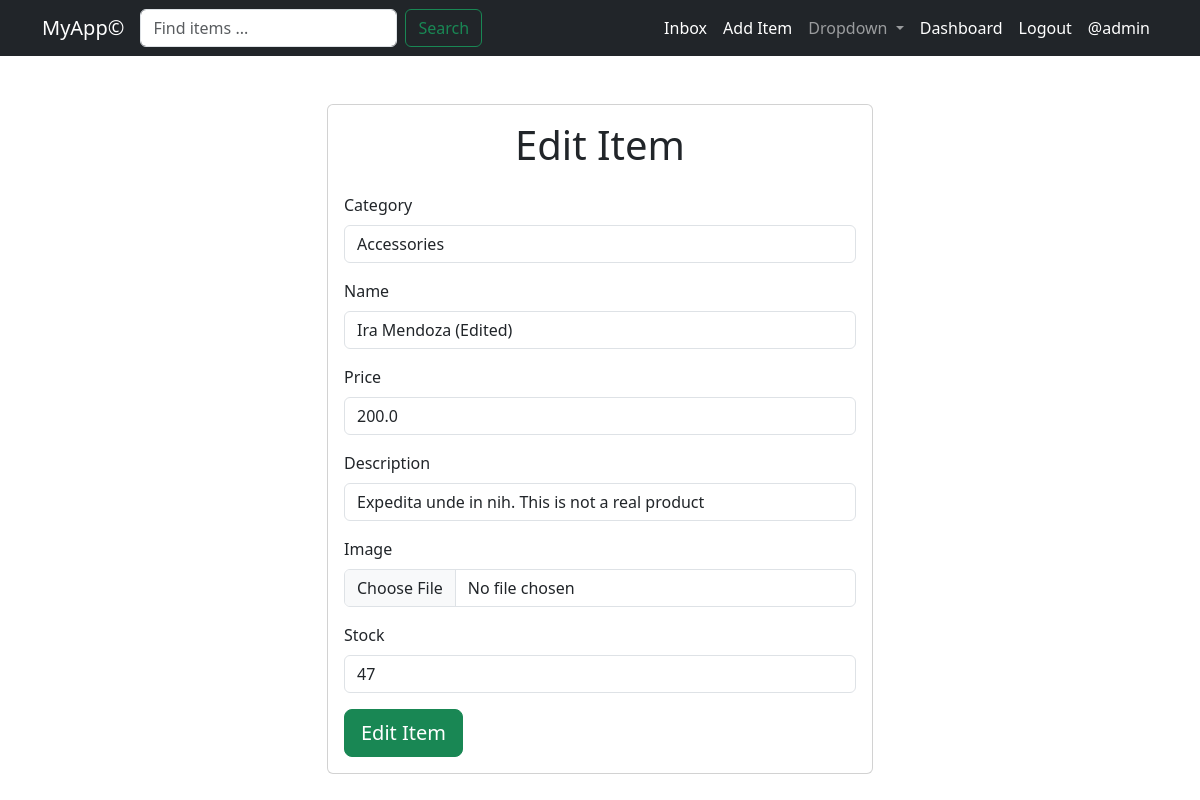
The app's page /edit/7/ (signed in) with its own data.
### products/models.py (models this page shows, shortened)
class Product(models.Model):
    category = models.ForeignKey(Category, related_name="products", on_delete=models.CASCADE)
    name = models.CharField(max_length=50)
    price = models.FloatField()
    description = models.TextField()
    image = models.ImageField(upload_to="product_pics")
    created_by = models.ForeignKey(User, related_name="products", on_delete=models.CASCADE)
    created_at = models.DateTimeField(auto_now_add=True)
    is_sold = models.BooleanField(default=False)
    stock = models.IntegerField()
    class Meta:
        ordering = ["name"]

### products/views.py (the view)
# urls.py: path("edit/<int:pk>/", views.edit_item, name="edit_item"),
def edit_item(request, pk):
    item = get_object_or_404(Product, pk=pk, created_by=request.user)
    form = EditItemForm(instance=item)
    if request.method == "POST":
        form = EditItemForm(request.POST, request.FILES, instance=item)
        if form.is_valid():
            form.save()
            return redirect("products:detail", pk=item.id)
    context = {
        "form": form,
        "title": "Edit Item"
    }
    return render(request, "products/form.html", context)

### products/forms.py
class EditItemForm(forms.ModelForm):
    class Meta:
        model = Product
        fields = ["category", "name", "price", "description", "image", "is_sold", "stock"]
        widgets = {
            "category": forms.Select(attrs={
                "placeholder": "Select Category",
                "class": "form-control",
            }),
            "name": forms.TextInput(attrs={
                "placeholder": "Product name",
                "class": "form-control",
            }),
            "price": forms.TextInput(attrs={
                "placeholder": "Product price",
                "class": "form-control",
            }),
            "description": forms.TextInput(attrs={
                "placeholder": "Product description",
                "class": "form-control",
            }),
            "image": forms.FileInput(attrs={
                "class": "form-control",
            }),
            "stock": forms.TextInput(attrs={
                "placeholder": "Available stock quantity",
                "class": "form-control",
            }),
        }

### products/models.py (called while the page is built)
    def __str__(self):
        return self.name

### products/templates/products/form.html (shortened to what this page needs)
{% extends "products/base.html" %}
{% block content %}
<div class="container mt-5">
    <div class="col-lg-6 mx-auto">
        <div class="card">
            <div class="card-body">
                <h1 class="mb-4 text-center">{{ title|title}}</h1>
                <form method="post" action=".">
                    <div class="mb-3">
                        <label class="form-label">Category</label>
                        {{ form.category }}
                    </div>
                    <div class="mb-3">
                        <label class="form-label">Name</label>
                        {{ form.name }}
                    </div>
                    <div class="mb-3">
                        <label class="form-label">Price</label>
                        {{ form.price }}
                    </div>
                    <div class="mb-3">
                        <label class="form-label">Description</label>
                        {{ form.description }}
                    </div>
                    <div class="mb-3">
                        <label class="form-label">Image</label>
                        {{ form.image }}
                    </div>
                    <div class="mb-3">
                        <label class="form-label">Stock</label>
                        {{ form.stock }}
                    </div>
                    <button type="submit" class="btn btn-success btn-lg btn-block">{{ title }}</button>
                </form>
            </div>
        </div>
    </div>
</div>
{% endblock content %}

### products/templates/products/base.html (shortened to what this page needs)
<!doctype html>
<html lang="en">
<head>
    <link href="https://cdn.jsdelivr.net/npm/bootstrap@5.3.2/dist/css/bootstrap.min.css" rel="stylesheet"
>
</head>
<body>
<nav class="navbar navbar-expand-lg bg-dark navbar-dark">
    <div class="container-fluid container">
        <a class="navbar-brand" href="/">MyApp©</a>
        <form action="{% url 'products:search' %}" method="get" class="d-flex" role="search">
            <input name="query" value="{{ query }}" class="form-control me-2" type="search" placeholder="Find items ..." aria-label="Search">
            <button class="btn btn-outline-success" type="submit">Search</button>
        </form>
        <div class="collapse navbar-collapse" id="navbarSupportedContent">
            <ul class="navbar-nav ms-auto mb-2 mb-lg-0">
                <li class="nav-item">
                    <a class="nav-link active" aria-current="page" href="{% url 'conversation:inbox' %}">Inbox</a>
                </li>
                <li class="nav-item">
                    <a class="nav-link active" href="{% url 'products:new_item' %}">Add Item</a>
                </li>
                <li class="nav-item dropdown">
                    <a class="nav-link dropdown-toggle" href="#" role="button" data-bs-toggle="dropdown"
                       aria-expanded="false">
                        Dropdown
                    </a>
                </li>
                {% if request.user.is_authenticated %}
                <li class="nav-item">
                    <a href="" class="nav-link active">Dashboard</a>
                </li>
                <li class="nav-item">
                    <a href="{% url 'products:logout' %}" class="nav-link active">Logout</a>
                </li>
                <li class="nav-item">
                    <a href="" class="nav-link active">@{{ user.username }}</a>
                </li>
                {% endif %}
            </ul>
        </div>
    </div>
</nav>
<div class="container">
    {% block content %}{% endblock content %}
</div>
</body>
</html>

### records on screen
Product: category "Accessories", name "Ira Mendoza (Edited)", price "200.0", description "Expedita unde in nih. This is not a real product", stock "47"

### other values on screen
{{ user.username }} "admin"
{{ title|title }} "Edit Item"
{{ title }} "Edit Item"
